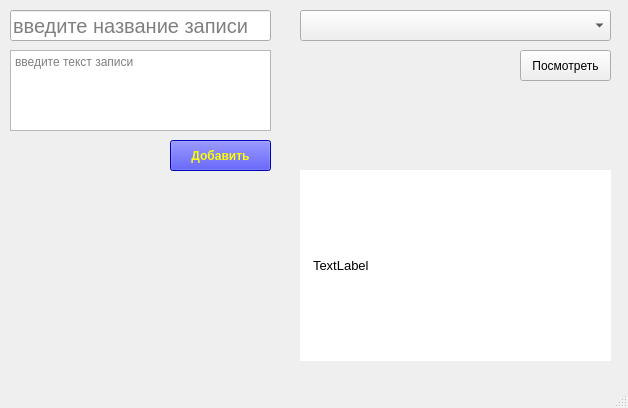
<?xml version="1.0" encoding="UTF-8"?>
<ui version="4.0">
 <class>MainWindow</class>
 <widget class="QMainWindow" name="MainWindow">
  <property name="geometry">
   <rect>
    <x>0</x>
    <y>0</y>
    <width>628</width>
    <height>408</height>
   </rect>
  </property>
  <property name="windowTitle">
   <string>MainWindow</string>
  </property>
  <widget class="QWidget" name="centralwidget">
   <widget class="QPushButton" name="pushButton">
    <property name="geometry">
     <rect>
      <x>170</x>
      <y>140</y>
      <width>101</width>
      <height>31</height>
     </rect>
    </property>
    <property name="styleSheet">
     <string notr="true">background: #00f;
color: #ff0;
font-weight: 600;</string>
    </property>
    <property name="text">
     <string>Добавить</string>
    </property>
   </widget>
   <widget class="QLineEdit" name="lineEdit">
    <property name="geometry">
     <rect>
      <x>10</x>
      <y>10</y>
      <width>261</width>
      <height>31</height>
     </rect>
    </property>
    <property name="styleSheet">
     <string notr="true">font-size: 20px;
</string>
    </property>
    <property name="placeholderText">
     <string>введите название записи</string>
    </property>
   </widget>
   <widget class="QTextEdit" name="textEdit">
    <property name="geometry">
     <rect>
      <x>10</x>
      <y>50</y>
      <width>261</width>
      <height>81</height>
     </rect>
    </property>
    <property name="placeholderText">
     <string>введите текст записи</string>
    </property>
   </widget>
   <widget class="QComboBox" name="comboBox">
    <property name="geometry">
     <rect>
      <x>300</x>
      <y>10</y>
      <width>311</width>
      <height>31</height>
     </rect>
    </property>
    <property name="duplicatesEnabled">
     <bool>false</bool>
    </property>
   </widget>
   <widget class="QPushButton" name="pushButton_2">
    <property name="geometry">
     <rect>
      <x>520</x>
      <y>50</y>
      <width>91</width>
      <height>31</height>
     </rect>
    </property>
    <property name="text">
     <string>Посмотреть</string>
    </property>
   </widget>
   <widget class="QLabel" name="label">
    <property name="geometry">
     <rect>
      <x>300</x>
      <y>170</y>
      <width>311</width>
      <height>191</height>
     </rect>
    </property>
    <property name="font">
     <font>
      <pointsize>10</pointsize>
     </font>
    </property>
    <property name="styleSheet">
     <string notr="true">background: #ffffff;
padding: 10px;</string>
    </property>
    <property name="text">
     <string>TextLabel</string>
    </property>
   </widget>
  </widget>
  <widget class="QMenuBar" name="menubar">
   <property name="geometry">
    <rect>
     <x>0</x>
     <y>0</y>
     <width>628</width>
     <height>21</height>
    </rect>
   </property>
  </widget>
  <widget class="QStatusBar" name="statusbar"/>
 </widget>
 <resources/>
 <connections/>
</ui>
